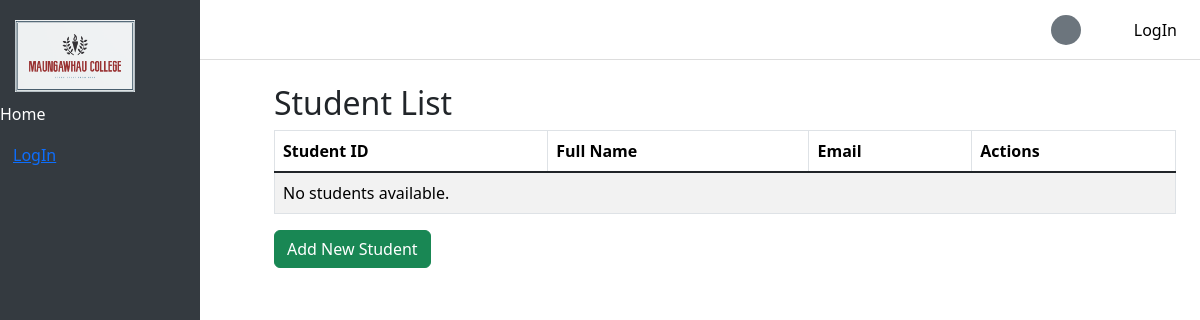
/students/, run on an earlier commit of the app's database.
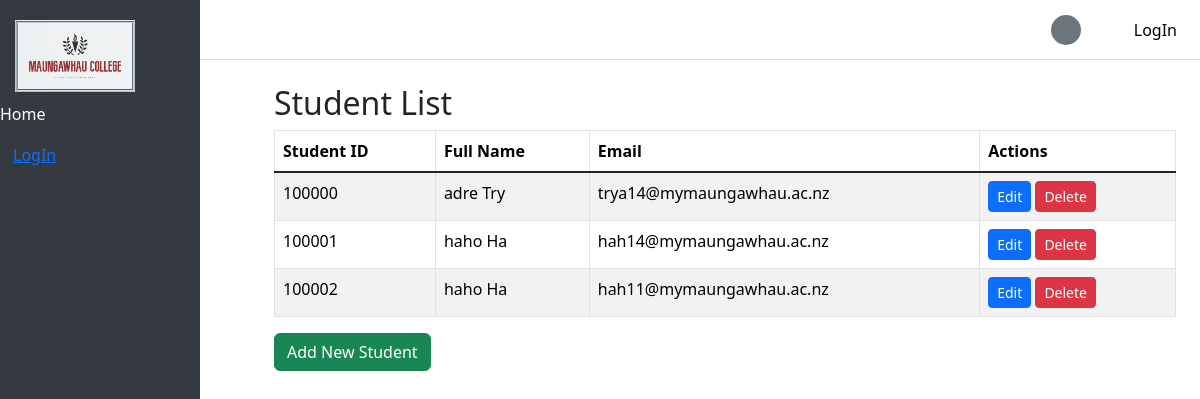
And on a later commit of the database.
### Maungawhau/models.py (models this page shows, shortened)
class Student(models.Model):
    student_id = models.IntegerField(unique=True, blank=True, null=True)
    user = models.OneToOneField(User, on_delete=models.CASCADE)
    DOB = models.DateField()
    phone = models.CharField(max_length=20, default='')
    address = models.CharField(max_length=255, default='')

### Maungawhau/views.py (the view)
# urls.py: path('students/', StudentListView.as_view(), name='student_list'),
class StudentListView(ListView):
    model = Student
    template_name = 'student_list.html'
    context_object_name = 'students'

### templates/student_list.html (shortened to what this page needs)
{% extends 'base.html' %}
{% block content %} <div class="container mt-4">
        <h2>Student List</h2>
        <table class="table table-striped table-bordered">
            <thead class="thead-dark">
                <tr>
                    <th>Student ID</th>
                    <th>Full Name</th>
                    <th>Email</th>
                    <th>Actions</th>
                </tr>
            </thead>
            <tbody>
                {% for student in students %}
                    <tr>
                        <td>{{ student.student_id }}</td>
                        <td>{{ student.user.first_name }} {{ student.user.last_name }}</td>
                        <td>{{ student.user.email }}</td>
                        <td>
                            <a href="{% url 'student_update' student.id %}" class="btn btn-primary btn-sm">Edit</a>
                            <a href="{% url 'student_delete' student.id %}" class="btn btn-danger btn-sm">Delete</a>
                        </td>
                    </tr>
                {% empty %}
                    <tr>
                        <td colspan="6">No students available.</td>
                    </tr>
                {% endfor %}
            </tbody>
        </table>
        <a href="{% url 'student_create' %}" class="btn btn-success">Add New Student</a>
    </div>
{% endblock %}

What changed in the data, as far as the page shows it:
added Student: student_id "100000", user.first_name "adre", user.last_name "Try", user.email "trya14@mymaungawhau.ac.nz"
added Student: student_id "100001", user.first_name "haho", user.last_name "Ha", user.email "hah14@mymaungawhau.ac.nz"
added Student: student_id "100002", user.first_name "haho", user.last_name "Ha", user.email "hah11@mymaungawhau.ac.nz"
Also different on the page:
text no longer shown: "No students available."
